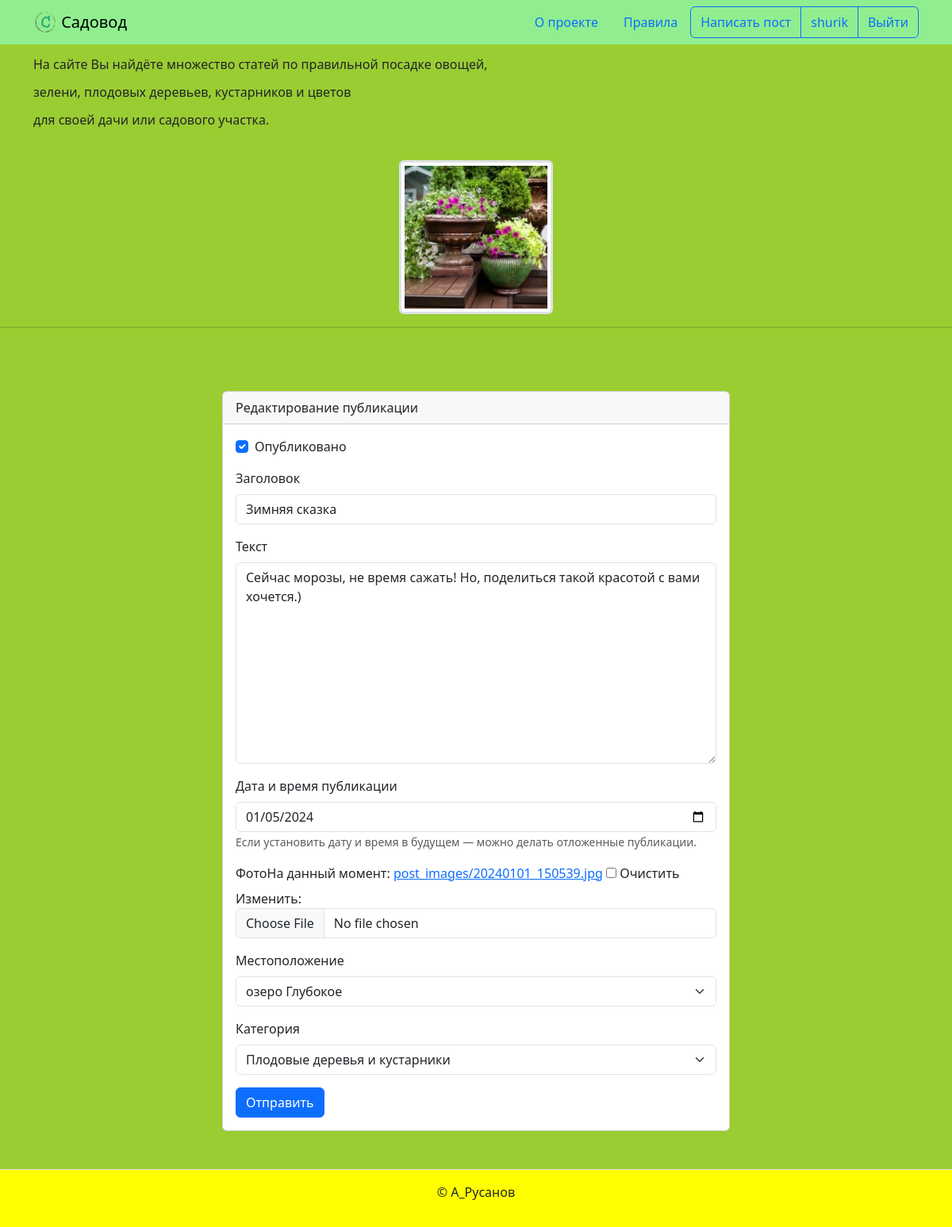
The app's page /posts/5/edit/ (signed in) with its own data.
### posts/models.py (models this page shows, shortened)
class PublishedModel(models.Model):
    is_published = models.BooleanField(
        default=True,
        verbose_name='Опубликовано',
        help_text='Снимите галочку, чтобы скрыть публикацию.'
    )
    created_at = models.DateTimeField(
        auto_now_add=True,
        verbose_name='Добавлено'
    )
    class Meta:
        abstract = True

class Post(PublishedModel):
    title = models.CharField(max_length=256, verbose_name='Заголовок')
    text = models.TextField(verbose_name='Текст')
    pub_date = models.DateTimeField(
        verbose_name='Дата и время публикации',
        help_text='Если установить дату'
                  ' и время в будущем —'
                  ' можно делать отложенные публикации.'
    )
    image = models.ImageField('Фото', upload_to='post_images', blank=True)
    author = models.ForeignKey(
        User,
        on_delete=models.CASCADE,
        verbose_name='Автор публикации',
        related_name='posts'
    )
    location = models.ForeignKey(
        'Location',
        on_delete=models.SET_NULL,
        null=True, blank=True,
        verbose_name='Местоположение',
        related_name='posts',
    )
    category = models.ForeignKey(
        'Category',
        on_delete=models.SET_NULL,
        null=True, verbose_name='Категория',
        related_name='posts',
    )
    class Meta:
        verbose_name = 'публикация'
        verbose_name_plural = 'Публикации'

class Category(PublishedModel):
    title = models.CharField(max_length=256, verbose_name='Заголовок')
    description = models.TextField(verbose_name='Описание')
    slug = models.SlugField(
        unique=True,
        verbose_name='Идентификатор',
        help_text='Идентификатор страницы для URL; разрешены символы'
                  ' латиницы, цифры, дефис и подчёркивание.'
    )
    class Meta:
        verbose_name = 'категория'
        verbose_name_plural = 'Категории'
    def __str__(self) -> str:
        return self.title[:30]

### posts/views.py (the view, shortened to what this page needs)
# urls.py: path('posts/<int:pk>/edit/', views.PostUpdateView.as_view(),
class PostUpdateView(LoginRequiredMixin, UpdateView):
    model = Post
    form_class = PostForm
    template_name = 'posts/create.html'
    pk_url_kwarg = 'pk'
    def dispatch(self, request, *args, **kwargs):
        instance = get_object_or_404(Post, pk=self.kwargs['pk'])
        if instance.author != request.user:
            return redirect('posts:post_detail', self.kwargs['pk'])
        return super().dispatch(request, *args, **kwargs)

### posts/forms.py (shortened to what this page needs)
class PostForm(forms.ModelForm):
    class Meta:
        model = Post
        exclude = ('author',)
        widgets = {
            'pub_date': forms.DateInput(attrs={'type': 'date'})
        }

### posts/models.py (called while the page is built)
    def __str__(self) -> str:
        return self.name[:30]

### templates/posts/create.html (shortened to what this page needs)
{% extends "base.html" %}
{% load django_bootstrap5 %}
{% block content %}
  <div class="col d-flex justify-content-center">
    <div class="card" style="width: 40rem;">
      <div class="card-header">
        {% if '/edit/' in request.path %}
          Редактирование публикации
        {% elif '/delete/' in request.path %}
          Удаление публикации
        {% else %}
          Добавление публикации
        {% endif %}
      </div>
      <div class="card-body">
        <form method="post" enctype="multipart/form-data">
          {% if not '/delete/' in request.path %}
            {% bootstrap_form form %}
          {% endif %}
          {% bootstrap_button button_type="submit" content="Отправить" %}
        </form>
      </div>
    </div>
  </div>
{% endblock %}

### templates/includes/header.html (shortened to what this page needs)
{% load static %}
<header>
  <nav class="navbar navbar-light" style="background-color: lightgreen">
    <div class="container">
      <a class="navbar-brand" href="{% url 'posts:index' %}">
        <img src="{% static 'img/logo.png' %}" width="30" height="30" class="d-inline-block align-top" alt="">
        Садовод
      </a>
      {% with request.resolver_match.view_name as view_name %}
        <ul class="nav  nav-pills">
          <li class="nav-item">
            <a class="nav-link {% if view_name == 'pages:about' %} text-white {% endif %}" href="{% url 'pages:about' %}">
              О проекте
            </a>
          </li>
          <li class="nav-item">
            <a class="nav-link {% if view_name == 'pages:rules' %} text-white {% endif %}" href="{% url 'pages:rules' %}">
              Правила
            </a>
          </li>
          {% if user.is_authenticated %}
            <div class="btn-group" role="group" aria-label="Basic outlined example">
              <button type="button" class="btn btn-outline-primary"><a class="text-decoration-none text-reset"
                  href="{% url 'posts:create_post' %}">Написать пост</a></button>
              <button type="button" class="btn btn-outline-primary"><a class="text-decoration-none text-reset"
                  href="{% url 'posts:profile' user.username %}">{{ user.username }}</a></button>
              <button type="button" class="btn btn-outline-primary"><a class="text-decoration-none text-reset"
                  href="{% url 'logout' %}">Выйти</a></button>
            </div>
          {% endif %}
        </ul>
      {% endwith %}
    </div>
  </nav>
</header>

### records on screen
Post: is_published "☑", title "Зимняя сказка", text "Сейчас морозы, не время сажать! Но, поделиться такой красотой с вами хочется.)", pub_date "01/05/2024", location "озеро Глубокое", category "Плодовые деревья и кустарники"

### other values on screen
{{ user.username }} "shurik"
